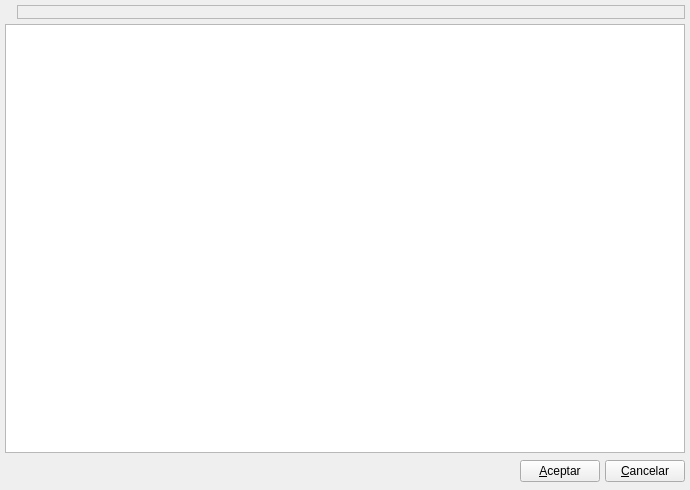
<ui version="4.0" >
 <author>Tomeu Borras Riera</author>
 <class>ListTiposTrabajoBase</class>
 <widget class="QWidget" name="ListTiposTrabajoBase" >
  <property name="geometry" >
   <rect>
    <x>0</x>
    <y>0</y>
    <width>690</width>
    <height>490</height>
   </rect>
  </property>
  <property name="windowTitle" >
   <string>Tipos de Trabajo</string>
  </property>
  <property name="windowIcon" >
   <iconset resource="../../../bulmages.qrc" >:/BfBulmaFact32x32/images/png/32x32/i_bulmages_trabajadores.32x32.png</iconset>
  </property>
  <layout class="QGridLayout" >
   <property name="margin" >
    <number>5</number>
   </property>
   <property name="spacing" >
    <number>5</number>
   </property>
   <item row="2" column="0" >
    <layout class="QHBoxLayout" >
     <property name="margin" >
      <number>0</number>
     </property>
     <property name="spacing" >
      <number>5</number>
     </property>
     <item>
      <spacer>
       <property name="orientation" >
        <enum>Qt::Horizontal</enum>
       </property>
       <property name="sizeHint" >
        <size>
         <width>151</width>
         <height>27</height>
        </size>
       </property>
      </spacer>
     </item>
     <item>
      <widget class="QPushButton" name="mui_aceptar" >
       <property name="text" >
        <string>&amp;Aceptar</string>
       </property>
      </widget>
     </item>
     <item>
      <widget class="QPushButton" name="mui_cancelar" >
       <property name="text" >
        <string>&amp;Cancelar</string>
       </property>
      </widget>
     </item>
    </layout>
   </item>
   <item row="0" column="0" >
    <layout class="QHBoxLayout" >
     <property name="margin" >
      <number>0</number>
     </property>
     <property name="spacing" >
      <number>5</number>
     </property>
     <item>
      <widget class="QLabel" name="label" >
       <property name="pixmap" >
        <pixmap resource="../../../bulmages.qrc" >:/BfBulmaFact32x32/images/png/32x32/i_bulmages_trabajadores.32x32.png</pixmap>
       </property>
      </widget>
     </item>
     <item>
      <widget class="QFrame" name="frame" >
       <property name="sizePolicy" >
        <sizepolicy>
         <hsizetype>7</hsizetype>
         <vsizetype>5</vsizetype>
         <horstretch>0</horstretch>
         <verstretch>0</verstretch>
        </sizepolicy>
       </property>
       <property name="frameShape" >
        <enum>QFrame::StyledPanel</enum>
       </property>
       <property name="frameShadow" >
        <enum>QFrame::Raised</enum>
       </property>
      </widget>
     </item>
    </layout>
   </item>
   <item row="1" column="0" >
    <widget class="BlSubForm" name="mui_listado" >
     <property name="horizontalScrollMode" >
      <enum>QAbstractItemView::ScrollPerPixel</enum>
     </property>
    </widget>
   </item>
  </layout>
 </widget>
 <layoutdefault spacing="2" margin="6" />
 <customwidgets>
  <customwidget>
   <class>BlSubForm</class>
   <extends>QTableWidget</extends>
   <header>blsubform.h</header>
  </customwidget>
 </customwidgets>
 <resources>
  <include location="../../../bulmages.qrc" />
 </resources>
 <connections/>
</ui>
